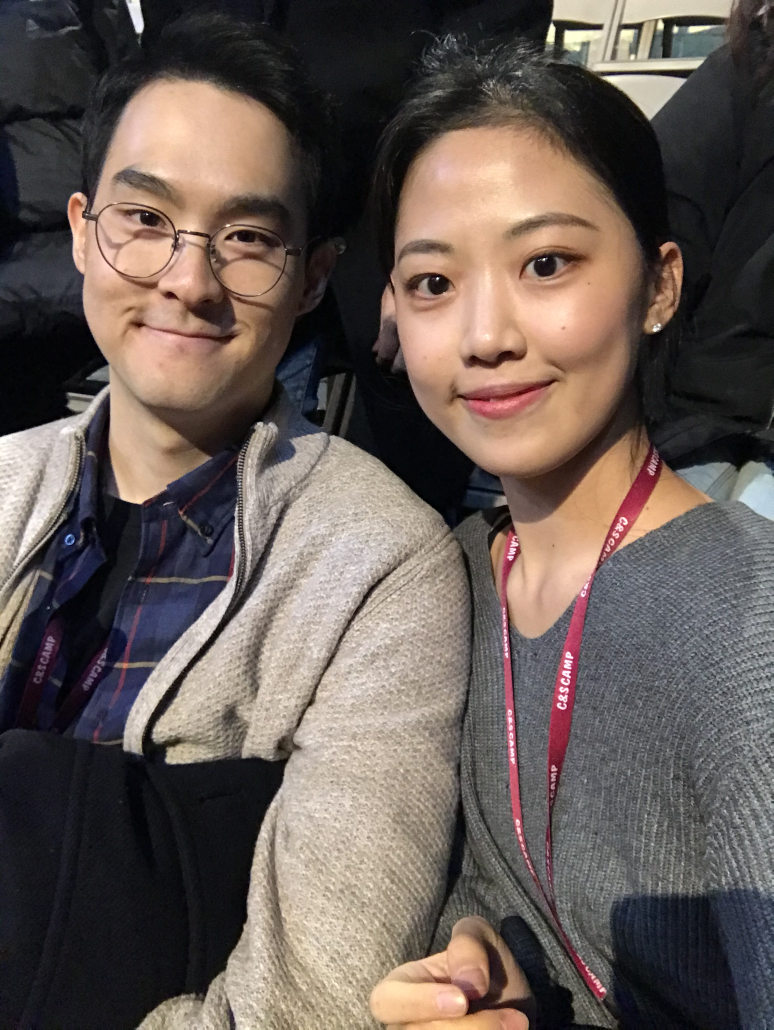
#> input picture face_detection/test_imgs/test2.jpeg, 2320 x 3088 px (shown at 1/3 size)
$ python face-mosaic-test.py
#> lines starting #> are read from the running program, lines starting #| are printed output that depends on the picture
### face_detection/mosaic.py
import cv2

def mosaic(img, rect, size):
    (x1, y1, x2, y2) = rect
    w = x2 - x1
    h = y2 - y1
    i_rect = img[y1:y2, x1:x2]

    i_small = cv2.resize(i_rect, (size, size))
    i_mos = cv2.resize(i_small, (w,h), interpolation = cv2.INTER_AREA)

    img2 = img.copy()
    img2[y1:y2, x1:x2] = i_mos
    return img2

### face_detection/face-mosaic-test.py
import matplotlib.pyplot as plt
from mosaic import mosaic as mosaic
import cv2

cascade_files = ['haarcascade_frontalface_alt.xml', 'haarcascade_profileface.xml']

img = cv2.imread("./test_imgs/test2.jpeg")
#> img is the input picture: shape (3088, 2320, 3); mean B, G, R 85.4, 91, 102.7
img_gray = cv2.cvtColor(img, cv2.COLOR_BGR2GRAY)

flipped = cv2.flip(img_gray, 1)
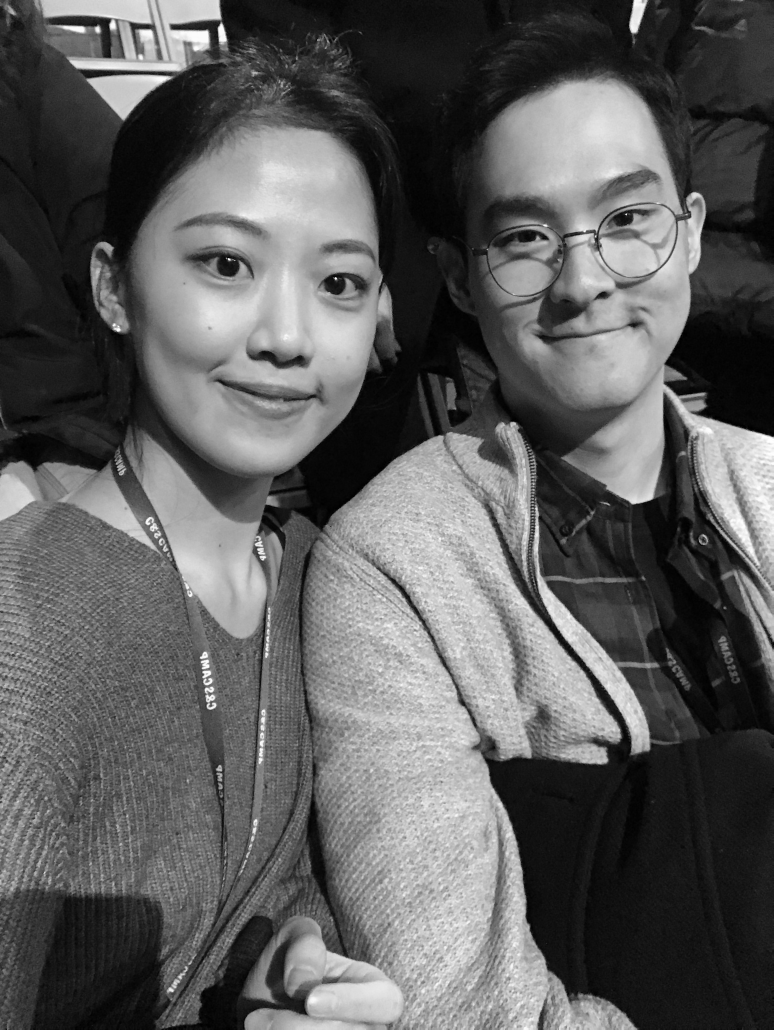
#> flipped: shape (3088, 2320) (shown at 1/3 size); min 0, max 255, mean 93.8
for i in cascade_files:
    cascade = cv2.CascadeClassifier('./haarcascade/' + i)
    face_list = cascade.detectMultiScale(img_gray, minSize= (150,150))
    if len(face_list) == 0:
        flipped = cv2.flip(img_gray, 1)
        face_list = cascade.detectMultiScale(flipped, minSize= (150,150))
    for (x,y,w,h) in face_list:
        img = mosaic(img, (x, y, x+w, y+h), 10)
#> this loop made 2 passes
#> pass 1, in mosaic, `i_mos = cv2.resize(i_small, (w,h), interpolation = cv2.INTER_AREA)`:
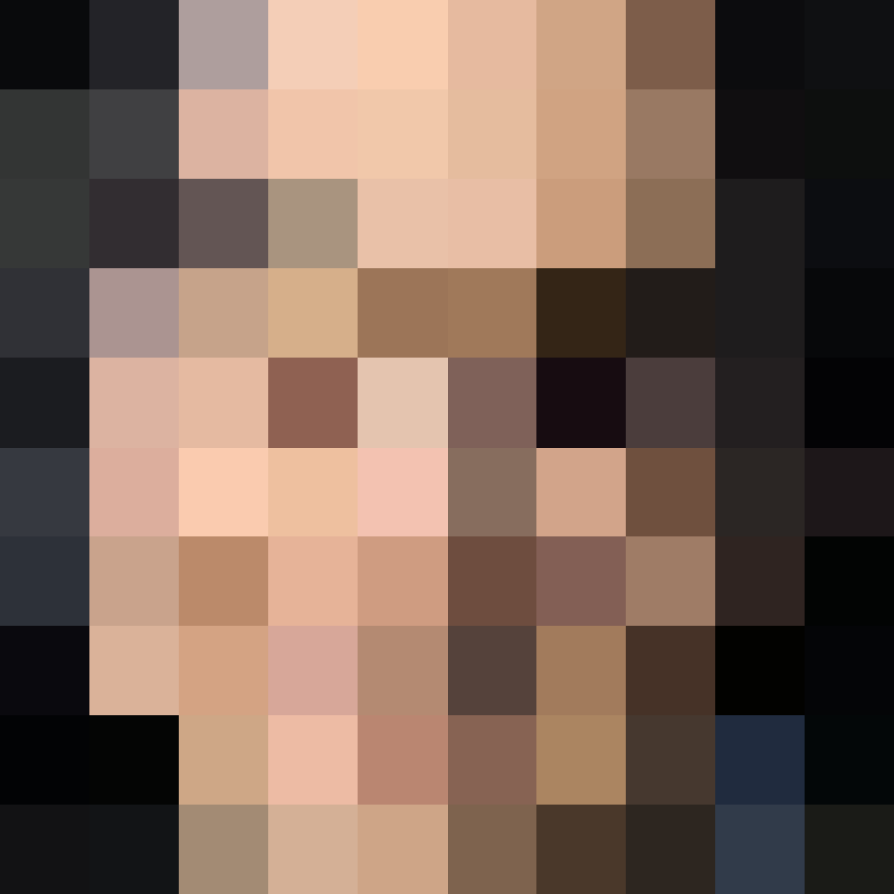
#> i_mos: shape (894, 894, 3); mean of channels 0, 1, 2 85.9, 98.6, 121.3; drawn as B, G, R
#> pass 1, in mosaic (call 2), `i_rect = img[y1:y2, x1:x2]`:
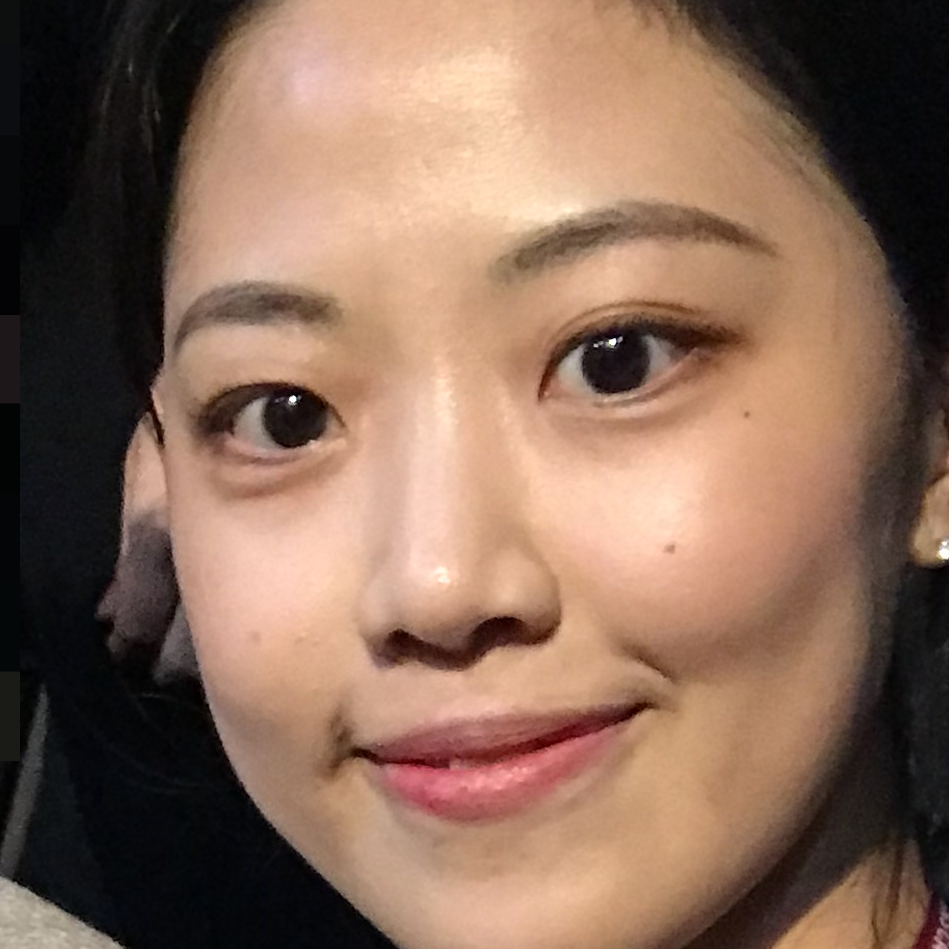
#> i_rect: shape (949, 949, 3); mean B, G, R 88, 105.5, 136
#> pass 1, in mosaic (call 2), `i_mos = cv2.resize(i_small, (w,h), interpolation = cv2.INTER_AREA)`:
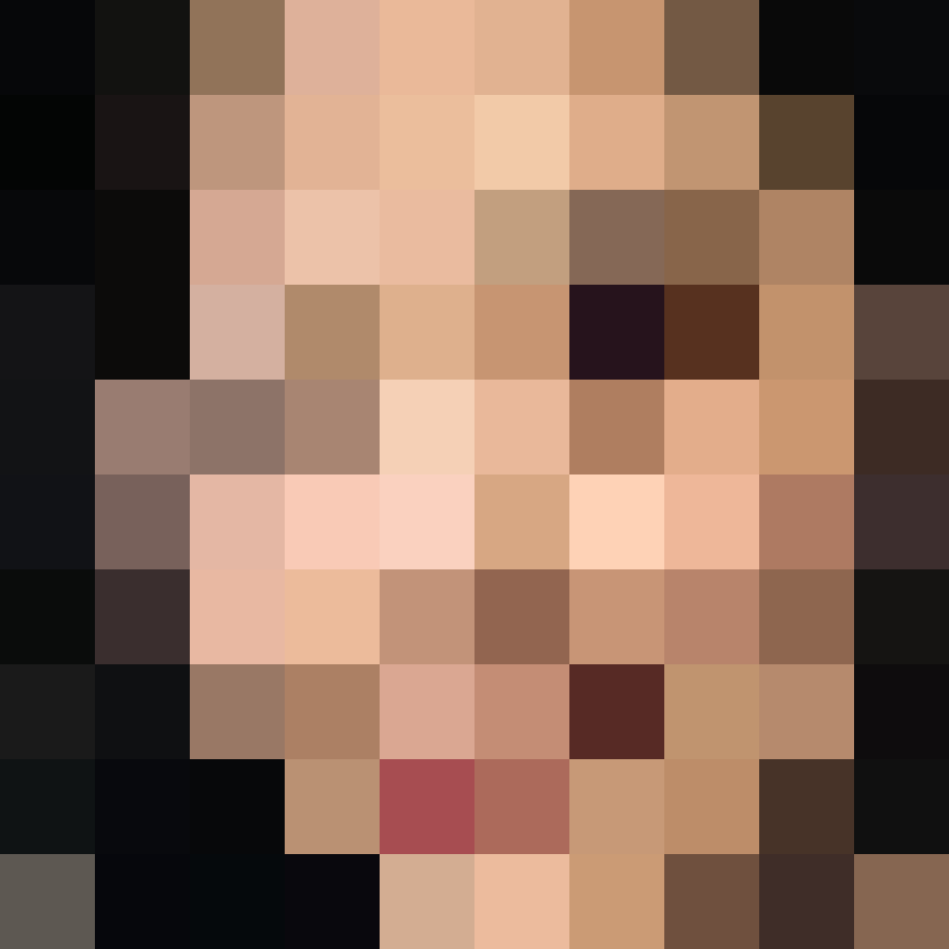
#> i_mos: shape (949, 949, 3); mean of channels 0, 1, 2 87.1, 104.1, 134.2; drawn as B, G, R
#> after the loop:
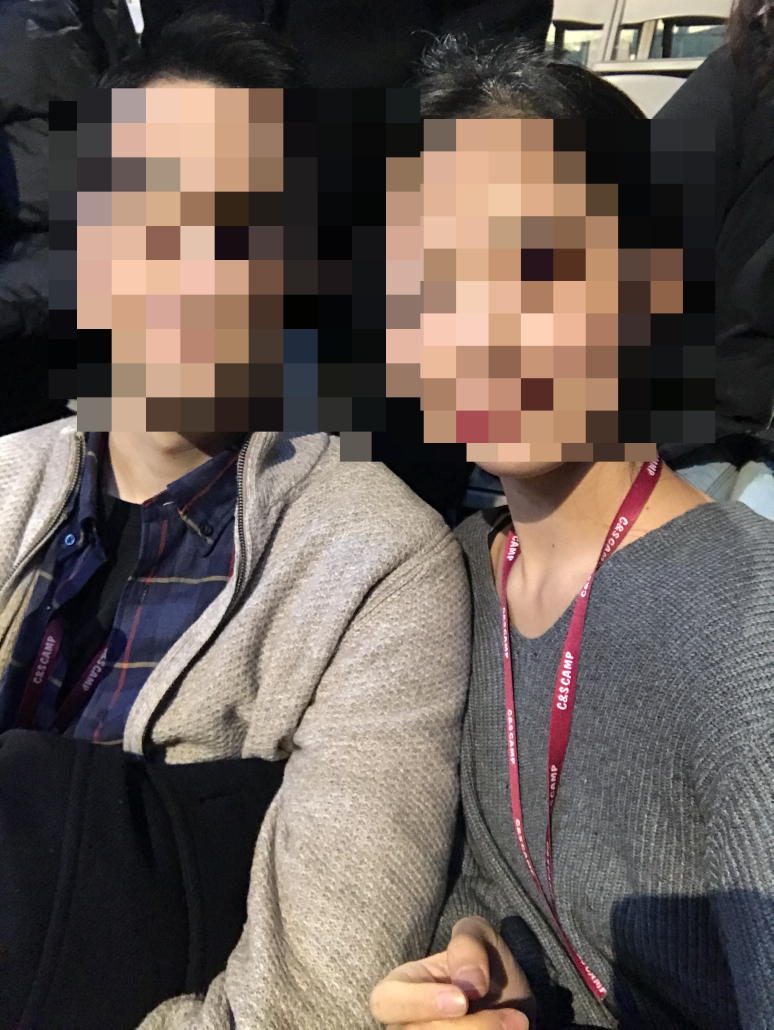
#> img: shape (3088, 2320, 3) (shown at 1/3 size); mean B, G, R 85.5, 91, 102.4

cv2.imwrite('mosaic-img.png', img)
plt.imshow(cv2.cvtColor(img, cv2.COLOR_BGR2RGB))
plt.show()

$ run again, with face_detection/test_imgs/test1.jpeg copied over face_detection/test_imgs/test2.jpeg
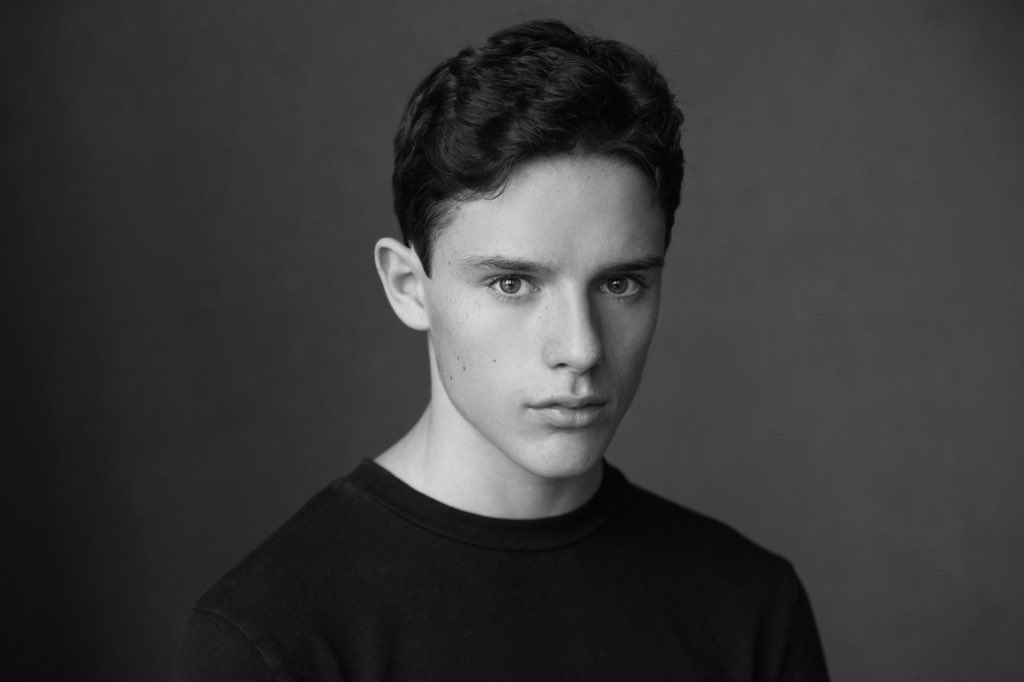
#> input picture face_detection/test_imgs/test1.jpeg, 1024 x 682 px
#> img is the input picture: shape (682, 1024, 3); mean B, G, R 60.1, 57.1, 59.1
#> the loop `for i in cascade_files:` made 2 passes
#> pass 1, in mosaic, `i_mos = cv2.resize(i_small, (w,h), interpolation = cv2.INTER_AREA)`:
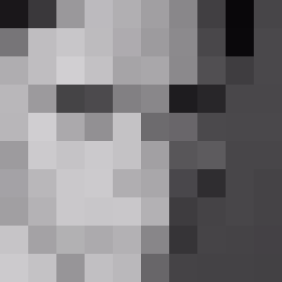
#> i_mos: shape (282, 282, 3); mean of channels 0, 1, 2 130.4, 127.4, 129.4; drawn as B, G, R
#> after the loop `for i in cascade_files:`:
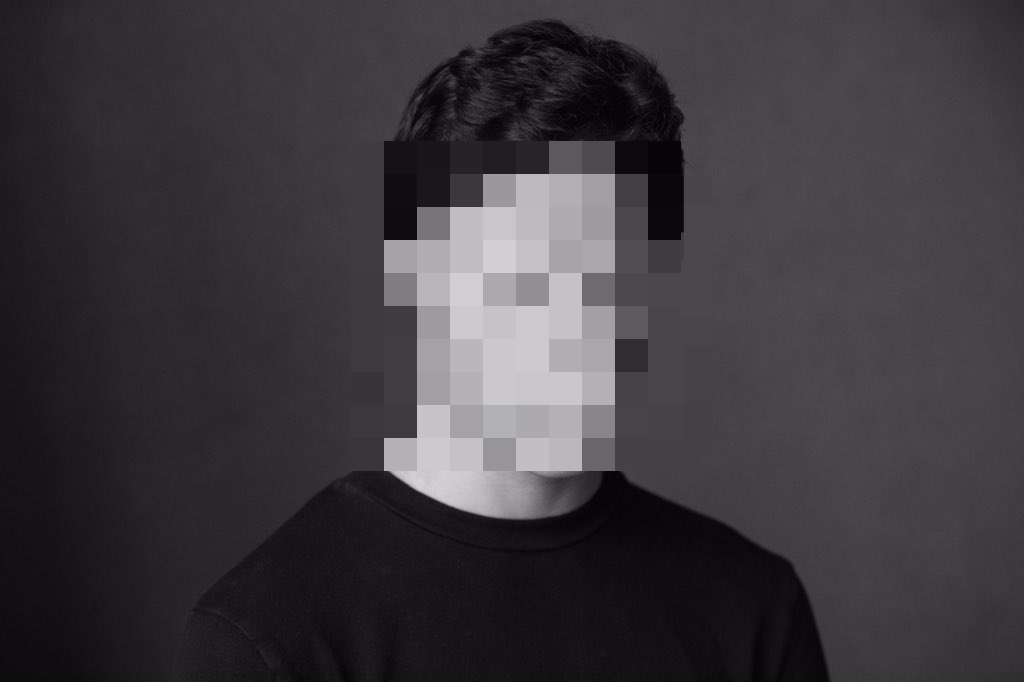
#> img: shape (682, 1024, 3); mean B, G, R 61.4, 58.4, 60.4

$ run again, with face_detection/test_imgs/family.jpg copied over face_detection/test_imgs/test2.jpeg
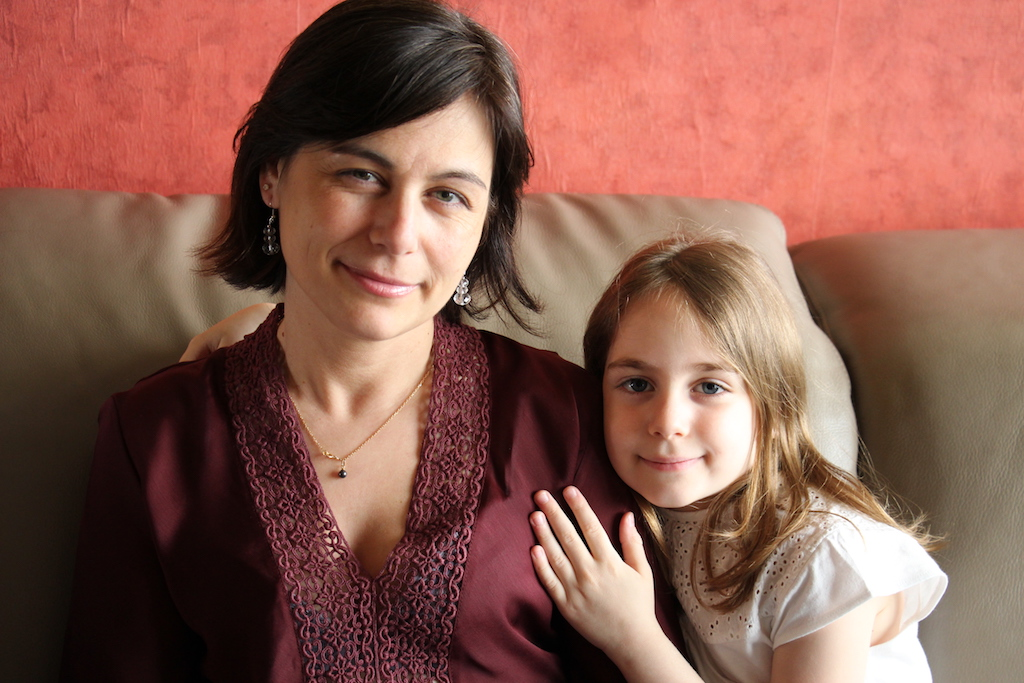
#> input picture face_detection/test_imgs/family.jpg, 1024 x 683 px
#> img is the input picture: shape (683, 1024, 3); mean B, G, R 81.1, 93.8, 140
#> the loop `for i in cascade_files:` made 2 passes
#> pass 1, in mosaic, `i_mos = cv2.resize(i_small, (w,h), interpolation = cv2.INTER_AREA)`:
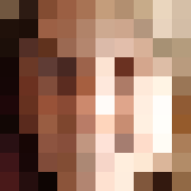
#> i_mos: shape (191, 191, 3); mean of channels 0, 1, 2 102.8, 121.6, 158.1; drawn as B, G, R
#> after the loop `for i in cascade_files:`:
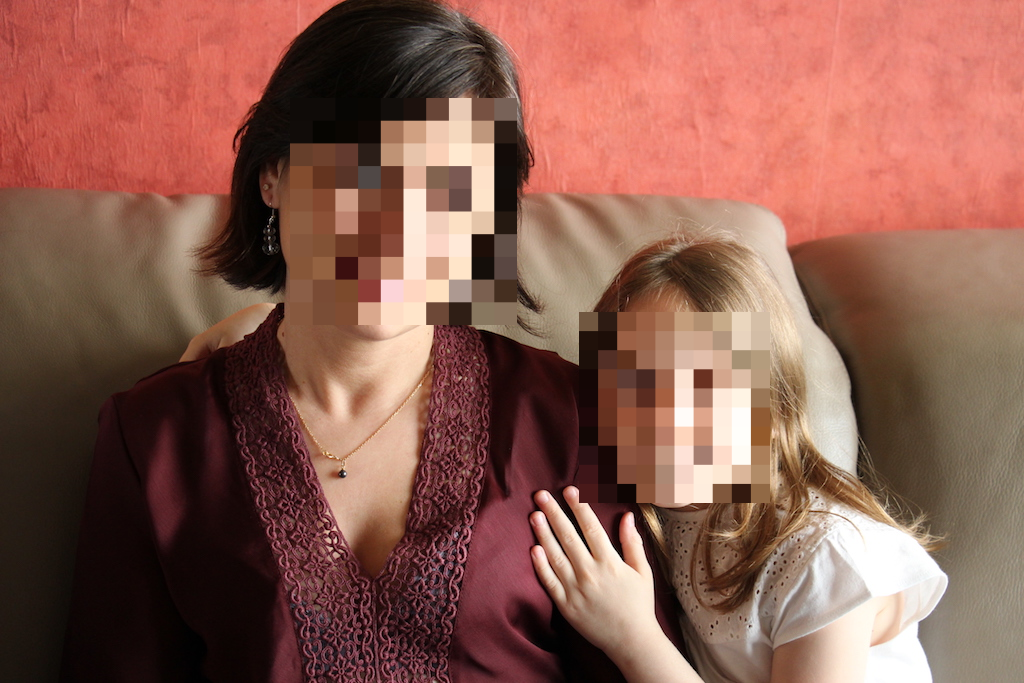
#> img: shape (683, 1024, 3); mean B, G, R 81, 93.8, 139.9
